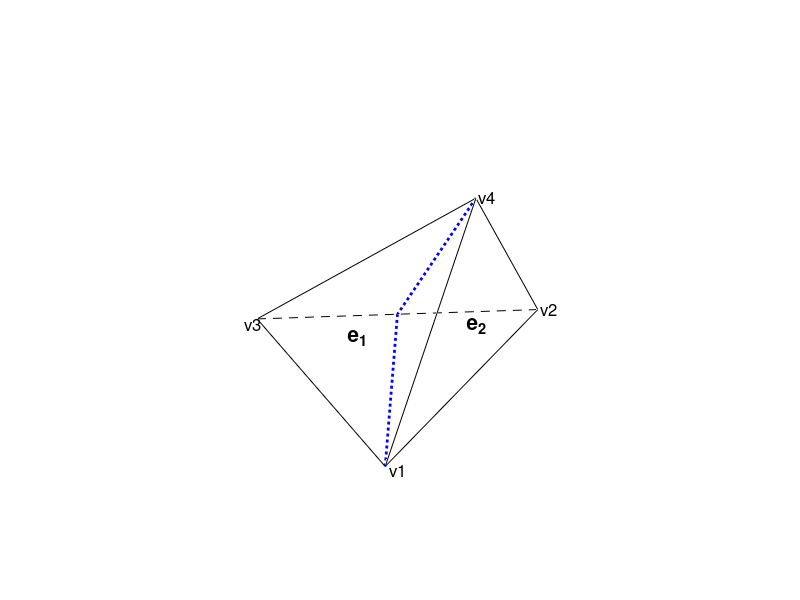

The MATLAB source for this figure:
clear;
clc;

X=[0,2,0.5,1.5,1.25];
Y=[0,1,2,1,1.5];
Z=[0,0,0,1,0];

x=X(1:2);
y=Y(1:2);
z=Z(1:2);
plot3(x,y,z,'k');
hold on

x=X(1:2:3);
y=Y(1:2:3);
z=Z(1:2:3);
plot3(x,y,z,'k');

x=X(1:3:4);
y=Y(1:3:4);
z=Z(1:3:4);
plot3(x,y,z,'k');

x=X(2:3);
y=Y(2:3);
z=Z(2:3);
plot3(x,y,z,'k--');

x=X(2:2:4);
y=Y(2:2:4);
z=Z(2:2:4);
plot3(x,y,z,'k');

x=X(3:4);
y=Y(3:4);
z=Z(3:4);
plot3(x,y,z,'k');

x=X(1:4:5);
y=Y(1:4:5);
z=Z(1:4:5);
plot3(x,y,z,'b:','LineWidth',2);

x=X(4:5);
y=Y(4:5);
z=Z(4:5);
plot3(x,y,z,'b:','LineWidth',2);

X=[X;Y;Z];

text(X(1,1),X(2,1)-0.05,X(3,1),'v1','FontSize',12)
text(X(1,2)+0.02,X(2,2),X(3,2),'v2','FontSize',12) 
text(X(1,3)-0.1,X(2,3),X(3,3),'v3','FontSize',12) 
text(X(1,4)+0.02,X(2,4),X(3,4),'v4','FontSize',12)

text((X(1,1)+X(1,3)+X(1,4))/3-0.2,(X(2,1)+X(2,3)+X(2,4))/3,(X(3,1)+X(3,3)+X(3,4))/3,'e_{1}','FontSize',15,'FontWeight','bold') 
text((X(1,1)+X(1,2)+X(1,4))/3,(X(2,1)+X(2,2)+X(2,4))/3,(X(3,1)+X(3,2)+X(3,4))/3,'e_{2}','FontSize',15,'FontWeight','bold') 

hold off
axis equal
axis off

print -depsc tetrahedron.eps